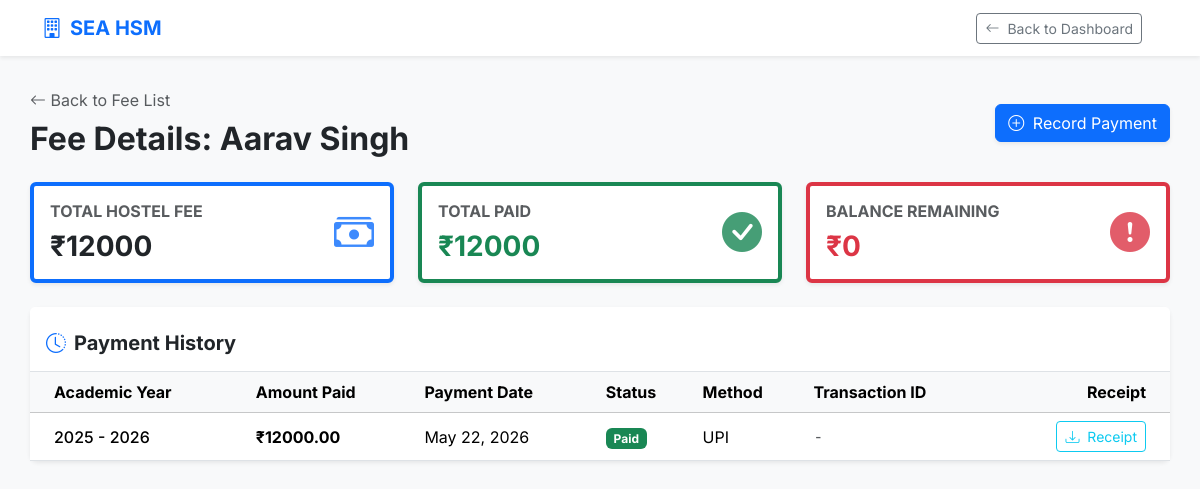
Screenshot of /fee/student_fee/159/ (signed in) with the database file from the repository.
### student/models.py (models this page shows, shortened)
class Student(models.Model):
    user = models.OneToOneField(UserList, on_delete=models.CASCADE)
    name = models.CharField(max_length=30)
    reg_number=models.CharField(max_length=25, unique=True)
    dob = models.DateField("Date of Birth")
    course = models.CharField(max_length=20)
    year = models.IntegerField()
    hostel_fee = models.IntegerField()
    phone = models.CharField(max_length=15,default='+91')
    email = models.EmailField()
    home_address = models.TextField()
    guardian_name = models.CharField(max_length=30)
    guardian_phone = models.CharField(max_length=15,default='+91')
    guardian_email = models.EmailField()
    room = models.ForeignKey(Room, on_delete=models.SET_NULL, null=True)
    photo = models.ImageField(upload_to='students_photo/')
    id_proof = models.FileField(upload_to='id_proof/')

### fee/models.py (models this page shows, shortened)
class Fee(models.Model):
    student = models.ForeignKey(Student,on_delete = models.CASCADE)
    amount = models.DecimalField(max_digits=10, decimal_places=2)
    academic_year = models.CharField(max_length=20)
    payment_date = models.DateField()
    STATUS_CHOICES = [
    ("Pending", "Pending"),
    ("Paid", "Paid"),
    ("Overdue", "Overdue"),
    ]
    status = models.CharField(max_length=10,choices=STATUS_CHOICES,default="Pending")
    payment_method = models.CharField(max_length=30)
    transaction_id = models.CharField(max_length=40)
    receipt = models.FileField(upload_to='fee_receipt/', blank=True, null=True)

### fee/views.py (the view)
# urls.py: path('student_fee/<int:id>/',views.student_fee,name='student_fee'),
@login_required(login_url = "login")
def student_fee(request,id):
    student = get_object_or_404(Student, id=id)
    if request.user.role == 'Student' and student.user != request.user:
        logout(request)
        messages.error(request, "Unauthorized access. You have been logged out.")
        return redirect('login')
    fee = Fee.objects.filter(student=student).order_by('-payment_date')
    paid_fee = fee.filter(status='Paid').aggregate(total=Sum('amount'))['total'] or 0
    balance_fee = student.hostel_fee - paid_fee
    return render(request, 'student_fee.html',{
        'student': student,
        'fee': fee,
        'paid_fee': paid_fee,
        'balance_fee': balance_fee
    })

### fee/templates/student_fee.html (shortened to what this page needs)
{% extends 'base.html' %}
{% block content %}
<div class="d-flex justify-content-between align-items-center mb-4">
    <div>
        {% if request.user.role == 'Admin' %}
        <a href="{% url 'fee_list' %}" class="text-decoration-none text-muted mb-2 d-inline-block">
            <i class="bi bi-arrow-left"></i> Back to Fee List
        </a>
        {% else %}
        <a href="{% url 'dashboard' %}" class="text-decoration-none text-muted mb-2 d-inline-block">
            <i class="bi bi-arrow-left"></i> Back to Dashboard
        </a>
        {% endif %}
        <h2 class="fw-bold text-dark mb-0">Fee Details: {{ student.name }}</h2>
    </div>
    {% if request.user.role == 'Admin' %}
    <a href="{% url 'add_fee' student.id %}" class="btn btn-primary shadow-sm">
        <i class="bi bi-plus-circle me-1"></i> Record Payment
    </a>
    {% endif %}
</div>
<div class="row g-4 mb-4">
    <div class="col-md-4">
        <div class="card stat-card bg-white h-100 border-start border-4 border-primary shadow-sm">
            <div class="card-body d-flex justify-content-between align-items-center">
                <div>
                    <h6 class="text-uppercase fw-bold text-muted mb-2">Total Hostel Fee</h6>
                    <h3 class="mb-0 fw-bold text-dark">₹{{ student.hostel_fee }}</h3>
                </div>
                <div class="stat-icon text-primary" style="font-size: 2.5rem; opacity: 0.8;">
                    <i class="bi bi-cash-stack"></i>
                </div>
            </div>
        </div>
    </div>
    <div class="col-md-4">
        <div class="card stat-card bg-white h-100 border-start border-4 border-success shadow-sm">
            <div class="card-body d-flex justify-content-between align-items-center">
                <div>
                    <h6 class="text-uppercase fw-bold text-muted mb-2">Total Paid</h6>
                    <h3 class="mb-0 fw-bold text-success">₹{{ paid_fee }}</h3>
                </div>
                <div class="stat-icon text-success" style="font-size: 2.5rem; opacity: 0.8;">
                    <i class="bi bi-check-circle-fill"></i>
                </div>
            </div>
        </div>
    </div>
    <div class="col-md-4">
        <div class="card stat-card bg-white h-100 border-start border-4 border-danger shadow-sm">
            <div class="card-body d-flex justify-content-between align-items-center">
                <div>
                    <h6 class="text-uppercase fw-bold text-muted mb-2">Balance Remaining</h6>
                    <h3 class="mb-0 fw-bold text-danger">₹{{ balance_fee }}</h3>
                </div>
                <div class="stat-icon text-danger" style="font-size: 2.5rem; opacity: 0.8;">
                    <i class="bi bi-exclamation-circle-fill"></i>
                </div>
            </div>
        </div>
    </div>
</div>
<div class="card border-0 shadow-sm rounded-3">
    <div class="card-header bg-white border-bottom pt-4 pb-3">
        <h5 class="fw-bold mb-0 text-dark"><i class="bi bi-clock-history me-2 text-primary"></i>Payment History</h5>
    </div>
    <div class="card-body p-0">
        <div class="table-responsive">
            <table class="table table-hover align-middle mb-0">
                <thead class="table-light">
                    <tr>
                        <th class="ps-4">Academic Year</th>
                        <th>Amount Paid</th>
                        <th>Payment Date</th>
                        <th>Status</th>
                        <th>Method</th>
                        <th>Transaction ID</th>
                        <th class="pe-4 text-end">Receipt</th>
                    </tr>
                </thead>
                <tbody>
                    {% for f in fee %}
                    <tr>
                        <td class="ps-4 fw-medium">{{ f.academic_year }}</td>
                        <td class="fw-bold">₹{{ f.amount }}</td>
                        <td>{{ f.payment_date|date:"M d, Y" }}</td>
                        <td>
                            {% if f.status == 'Paid' %}
                            <span class="badge bg-success text-white">Paid</span>
                            {% elif f.status == 'Pending' %}
                            <span class="badge bg-warning text-dark">Pending</span>
                            {% else %}
                            <span class="badge bg-danger text-white">Overdue</span>
                            {% endif %}
                        </td>
                        <td>{{ f.payment_method }}</td>
                        <td><span class="text-muted" style="font-family: monospace;">{{ f.transaction_id|default:"-" }}</span></td>
                        <td class="pe-4 text-end">
                            {% if f.receipt %}
                            <a href="{{ f.receipt.url }}" target="_blank" class="btn btn-sm btn-outline-info"><i class="bi bi-download me-1"></i> Receipt</a>
                            {% else %}
                            <span class="text-muted">-</span>
                            {% endif %}
                        </td>
                    </tr>
                    {% endfor %}
                </tbody>
            </table>
        </div>
    </div>
</div>
{% endblock %}

### accounts/templates/base.html (style rules this page uses)
body { font-family: 'Inter', sans-serif; background-color: #f8f9fa; }

### rows the page displays
Student: name "Aarav Singh", hostel_fee "12000"
Fee: academic_year "2025 - 2026", amount "12000.00", payment_date "May 22, 2026", status "Paid", payment_method "UPI", transaction_id "-"

### other values shown
{{ paid_fee }} "12000"
{{ balance_fee }} "0"
